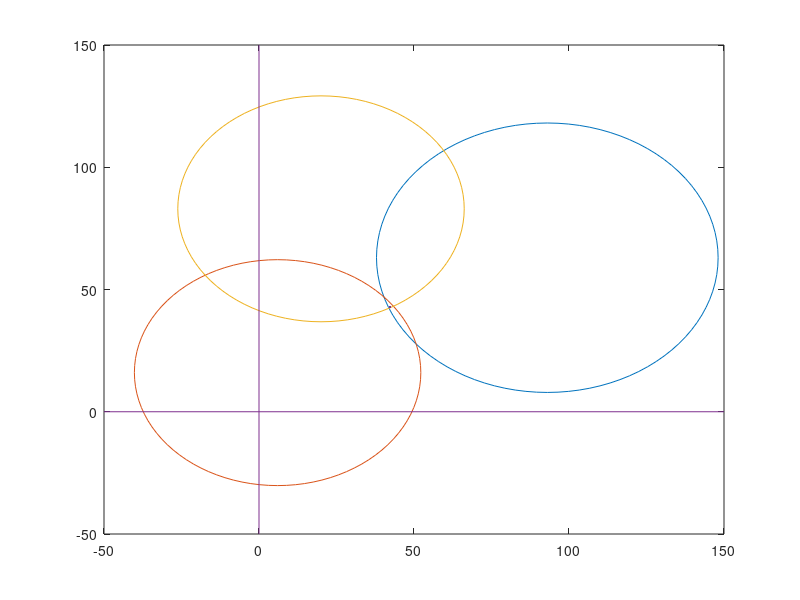

The MATLAB script that drew this image:
clear all;clc
th = 0:pi/50:2*pi;
xunit = 55.1*cos(th)+93;
yunit = 55.1*sin(th)+63;
plot(xunit,yunit);
hold on
xunit2 = 46.2*cos(th)+6;
yunit2 = 46.2*sin(th)+16;
plot(xunit2,yunit2);
hold on
xunit3 = 46.2*cos(th)+20;
yunit3 = 46.2*sin(th)+83;
plot(xunit3,yunit3);

xL = xlim;
yL = ylim;
line([0 0], yL);  %x-axis
line(xL, [0 0]);  %y-axis

f=@(x) [((93-x(1))^2)+((63-x(2))^2)-(55.1)^2; 
    ((6-x(1))^2)+((16-x(2))^2)-(46.1)^2; 
    ((20-x(1))^2)+((83-x(2))^2)-(46.2)^2];
J=@(x) [2*(x(1)-93), 2*(x(2)-63); 
    2*(x(1)-6),  2*(x(2)-16); 
    2*(x(1)-20), 2*(x(2)-83)];
h = inf;
TOL=1e-10;
x = [50.542939175325429;27.880091313759308];   
% startgissningar: x=[40;45] , x=[50;25] ,
% x = [40.353195003443240;46.741958185115713] (lab A1)
% x = [50.542939175325429;27.880091313759308] (lab A1)
counter = 0;
while (norm(h)>TOL)
h=J(x)\f(x);
x=x-h;
counter = counter +1;
end
counter
x
hold on
plot(x(1),x(2),'.')
